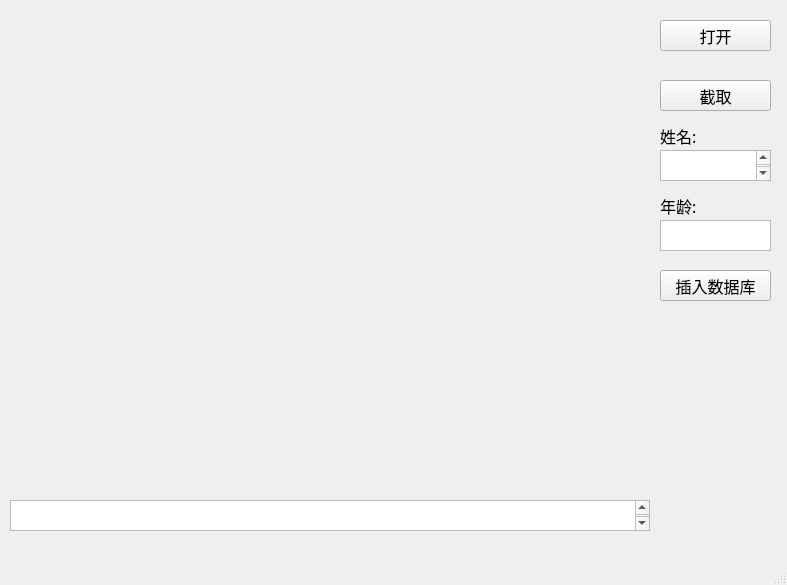
<?xml version="1.0" encoding="UTF-8"?>
<ui version="4.0">
 <class>MainWindow</class>
 <widget class="QMainWindow" name="MainWindow">
  <property name="geometry">
   <rect>
    <x>0</x>
    <y>0</y>
    <width>787</width>
    <height>585</height>
   </rect>
  </property>
  <property name="font">
   <font>
    <family>Mongolian Baiti</family>
    <pointsize>12</pointsize>
    <weight>50</weight>
    <bold>false</bold>
   </font>
  </property>
  <property name="windowTitle">
   <string>MainWindow</string>
  </property>
  <widget class="QWidget" name="centralwidget">
   <widget class="QPushButton" name="pbSaveImage">
    <property name="geometry">
     <rect>
      <x>660</x>
      <y>80</y>
      <width>111</width>
      <height>31</height>
     </rect>
    </property>
    <property name="text">
     <string>截取</string>
    </property>
   </widget>
   <widget class="QLabel" name="labelAge">
    <property name="geometry">
     <rect>
      <x>660</x>
      <y>190</y>
      <width>111</width>
      <height>31</height>
     </rect>
    </property>
    <property name="text">
     <string>年龄:</string>
    </property>
   </widget>
   <widget class="QTextEdit" name="textEdit_Age">
    <property name="geometry">
     <rect>
      <x>660</x>
      <y>220</y>
      <width>111</width>
      <height>31</height>
     </rect>
    </property>
    <property name="font">
     <font>
      <family>Arial</family>
      <pointsize>12</pointsize>
      <weight>50</weight>
      <bold>false</bold>
     </font>
    </property>
    <property name="inputMethodHints">
     <set>Qt::ImhNone</set>
    </property>
   </widget>
   <widget class="QPushButton" name="pbInsert">
    <property name="geometry">
     <rect>
      <x>660</x>
      <y>270</y>
      <width>111</width>
      <height>31</height>
     </rect>
    </property>
    <property name="text">
     <string>插入数据库</string>
    </property>
   </widget>
   <widget class="QLabel" name="label">
    <property name="geometry">
     <rect>
      <x>10</x>
      <y>10</y>
      <width>640</width>
      <height>480</height>
     </rect>
    </property>
    <property name="frameShadow">
     <enum>QFrame::Plain</enum>
    </property>
    <property name="text">
     <string/>
    </property>
    <property name="alignment">
     <set>Qt::AlignLeading|Qt::AlignLeft|Qt::AlignTop</set>
    </property>
   </widget>
   <widget class="QTextEdit" name="textEditSource">
    <property name="geometry">
     <rect>
      <x>10</x>
      <y>500</y>
      <width>640</width>
      <height>31</height>
     </rect>
    </property>
    <property name="inputMethodHints">
     <set>Qt::ImhNone</set>
    </property>
   </widget>
   <widget class="QPushButton" name="pbOpen">
    <property name="geometry">
     <rect>
      <x>660</x>
      <y>20</y>
      <width>111</width>
      <height>31</height>
     </rect>
    </property>
    <property name="text">
     <string>打开</string>
    </property>
   </widget>
   <widget class="QLabel" name="labelName">
    <property name="geometry">
     <rect>
      <x>660</x>
      <y>120</y>
      <width>111</width>
      <height>31</height>
     </rect>
    </property>
    <property name="text">
     <string>姓名:</string>
    </property>
   </widget>
   <widget class="QTextEdit" name="textEditName">
    <property name="geometry">
     <rect>
      <x>660</x>
      <y>150</y>
      <width>111</width>
      <height>31</height>
     </rect>
    </property>
    <property name="inputMethodHints">
     <set>Qt::ImhNone</set>
    </property>
   </widget>
  </widget>
  <widget class="QMenuBar" name="menubar">
   <property name="geometry">
    <rect>
     <x>0</x>
     <y>0</y>
     <width>787</width>
     <height>23</height>
    </rect>
   </property>
  </widget>
  <widget class="QStatusBar" name="statusbar"/>
 </widget>
 <resources/>
 <connections/>
</ui>
